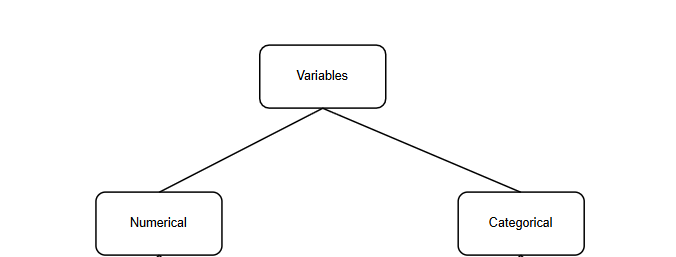
#> input picture Statistics & Probability/Variable & Types/images/types1.png, 676 x 257 px
$ jupyter execute 'variable & types.ipynb'
#> lines starting #> are read from the running program, lines starting #| are printed output that depends on the picture
1. [Variable Types](#variable-types)

#### Variable:
- provides a quantitative measure about any feature such as height, grades, city, country, pincode, etc
- there are 2 types:
    - ```Numerical```
    - ```Categorical```

[cell 1]
from PIL import Image
from IPython.display import display

img = Image.open('images/types1.png')
#> img is the input picture: PIL image 676x257 RGBA; mean R, G, B, A 250.9, 250.9, 250.9, 255
new_image = img.resize((650, 200))
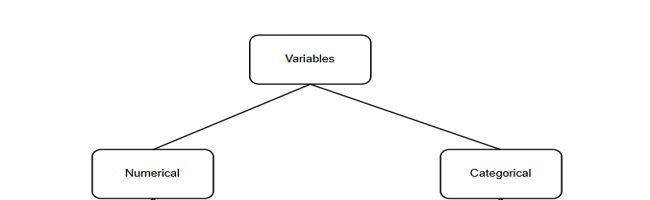
#> new_image: PIL image 650x200 RGBA; mean R, G, B, A 250.8, 250.8, 250.8, 255
display(new_image)


$ run again, with Statistics & Probability/Variable & Types/images/types.png copied over Statistics & Probability/Variable & Types/images/types1.png
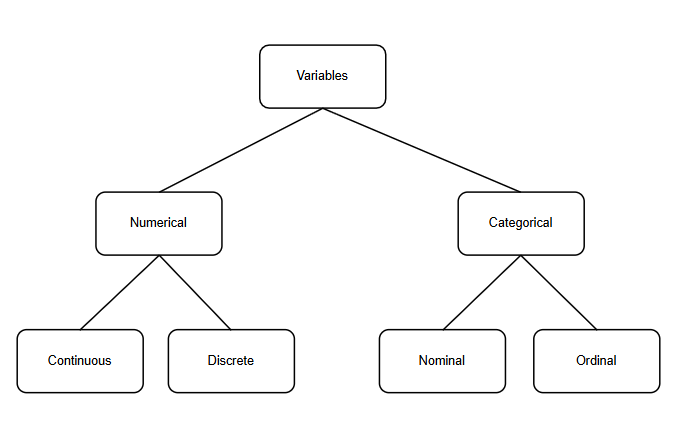
#> input picture Statistics & Probability/Variable & Types/images/types.png, 676 x 436 px
#> img is the input picture: PIL image 676x436 RGBA; mean R, G, B, A 249.6, 249.6, 249.6, 255
#> `new_image = img.resize((650, 200))`:
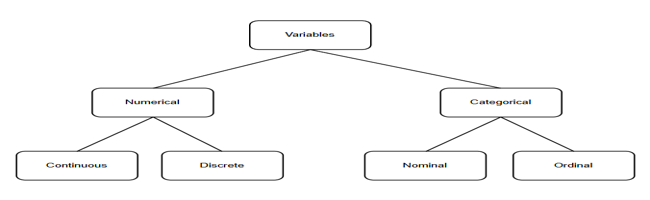
#> new_image: PIL image 650x200 RGBA; mean R, G, B, A 249.3, 249.3, 249.3, 255
